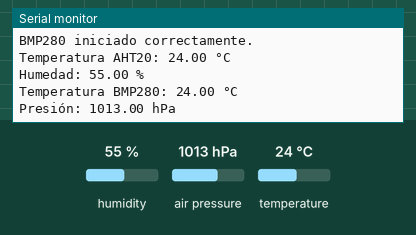
Bench run of a sketch on a simulated ESP32. Parts: the last lines printed to the serial monitor. The test bench sets the inputs (shaded band); at power-on: humidity 55 %, air pressure 1013 hPa, temperature 24 °C.

Above: at 1.2 s.
1.3 s: humidity set to 22 %
At 2.6 s:
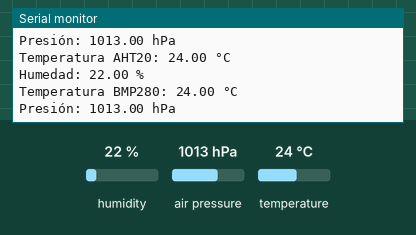
2.8 s: air pressure set to 952 hPa
4.3 s: temperature set to 12 °C
At 5.7 s:
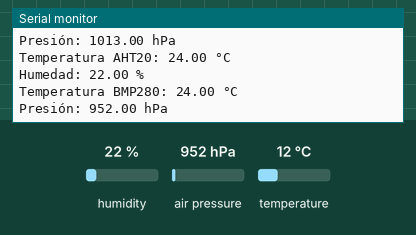

Measured:
- after the input at 1.3 s, the serial monitor: prints a new line after 0.86 s (image 1)

The sketch:

ESP32DV4_AHT20_BMP280.ino
```cpp
#include <Wire.h>
#include <Adafruit_AHTX0.h>
#include <Adafruit_BMP280.h>

// Crear instancias de los sensores
Adafruit_AHTX0 aht;
Adafruit_BMP280 bmp;

void setup() {
  Serial.begin(115200);

  // Inicializar el sensor AHT20
  if (!aht.begin()) {
    Serial.println("No se encontró el AHT20. Verifique la conexión.");
    while (1);
  }
  Serial.println("AHT20 iniciado correctamente.");

  // Inicializar el sensor BMP280
  if (!bmp.begin(0x77)) { // Cambia la dirección I2C si es necesario
    Serial.println("No se encontró el BMP280. Verifique la conexión.");
    while (1);
  }
  Serial.println("BMP280 iniciado correctamente.");
}

void loop() {
  // Leer datos del sensor AHT20
  sensors_event_t humidity, temp_aht;
  aht.getEvent(&humidity, &temp_aht);
  Serial.print("Temperatura AHT20: ");
  Serial.print(temp_aht.temperature);
  Serial.println(" °C");

  Serial.print("Humedad: ");
  Serial.print(humidity.relative_humidity);
  Serial.println(" %");

  // Leer datos del sensor BMP280
  Serial.print("Temperatura BMP280: ");
  Serial.print(bmp.readTemperature());
  Serial.println(" °C");

  Serial.print("Presión: ");
  Serial.print(bmp.readPressure() / 100.0F);
  Serial.println(" hPa");

  delay(2000); // Esperar 2 segundos antes de la siguiente lectura
}
```
